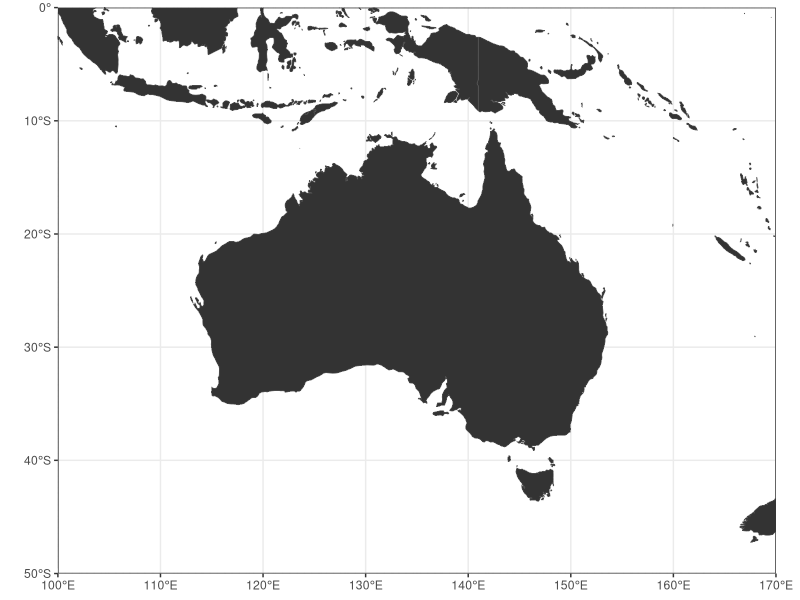
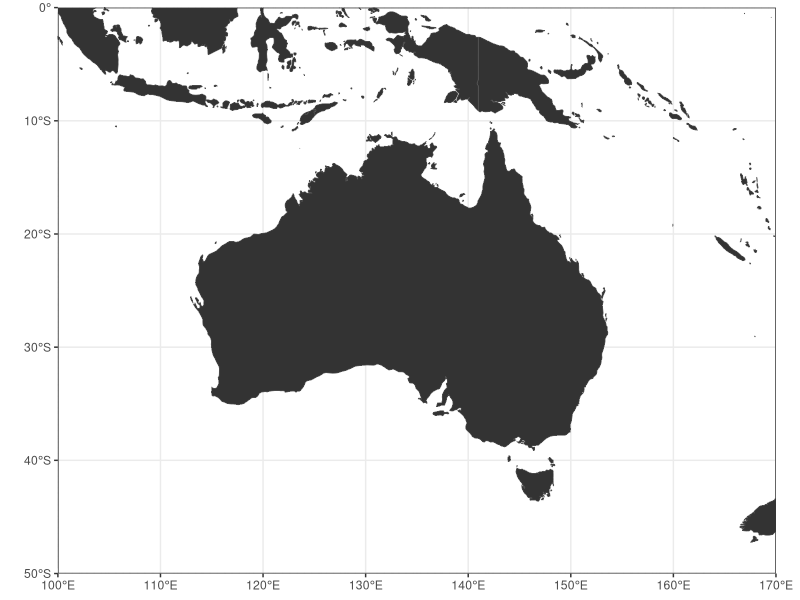

These charts were generated, in order, by the following R code:
library(tidyverse)
library(raster)
library(sf)
library(rnaturalearth)
library(patchwork)
library(lubridate)

# lonlatCRS <- CRS("+proj=longlat +ellps=WGS84 +datum=WGS84 +no_defs")
# lonlatCRS_no <- 4326


# Download and process world outline
world <- ne_countries(scale = "medium", returnclass = "sf")
# world_sf <- st_transform(world, crs = st_crs(robCRS)) # Convert to different CRS

  gg <- ggplot() +
    geom_sf(data = world, size = 0.05, fill = "grey20") +
    scale_x_continuous(expand = c(0, 0), limits = c(100, 170)) +
    scale_y_continuous(expand = c(0, 0), limits = c(-50, 0)) +
    theme_bw()

gg

graphics.off()
x11(width = 8, height = 6)
ggsave("Figures/HABs_CaseStudyMap.png", dpi = 500)
